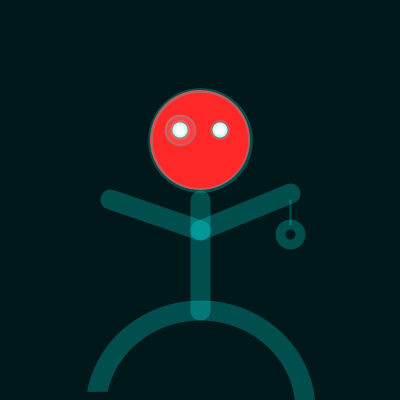
Frame 1 (no input)
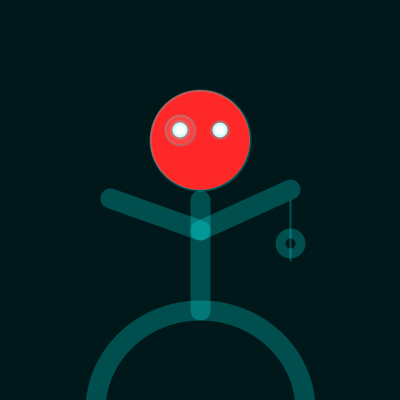
Frame 60 (the mouse pressed at the canvas centre just before this capture)
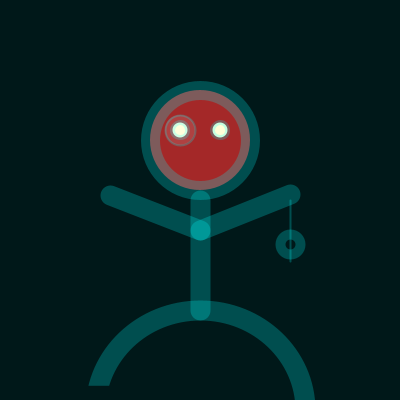
Frame 120 (the mouse held since frame 60 and released just before this capture)

The Processing sketch that drew these frames (run headless with seeded random() and noise(); from frame 60 on, the mouse is pressed at the canvas centre):

// Processing sketch: processing_2115
// ── processing_2115.pde

float tono=0;


void setup() {

size (400,400);


  

}

void draw() {
background (tono,24,25);
smooth();

//pushMatrix();

// definir dibujar desde el centro
rectMode(CENTER);
translate (width/2,height/2);

// dibuja cabeza

//stroke (255, 50);
stroke(tono+ random(5), 255 +random(5), 255 + random(5),60);
strokeWeight (10*random(2));
fill(25*random(23),40,40);
ellipse (0,-60,100,100);

//dibujo cara
//popMatrix();

fill(70*random(55), 65*random(55), 85*random(55));
strokeWeight(5);
ellipse (-20,-70,15,15);
ellipse (20,-70,15,15);
fill(255,30);
strokeWeight(2);


ellipse(-20,-70,30,30);

//cuerda yoyo
line (90,6*random(12),90,3*random(0.1));

frameRate(90);
strokeWeight(20);
//dibujo cuerpo
line(0,0,0,110);
noFill();
ellipse(0,210,210,200);



//dibujo brazos
line(0,30,90,-30*random (1));
line(0,30,-90,-30*random (0.3));

//yoyo


ellipse(90,10*random(10),10,-10);


//cuadro sube baja
noStroke();
fill(tono,24,25);
rect(-100,210,120,100*random(0.8));



}
